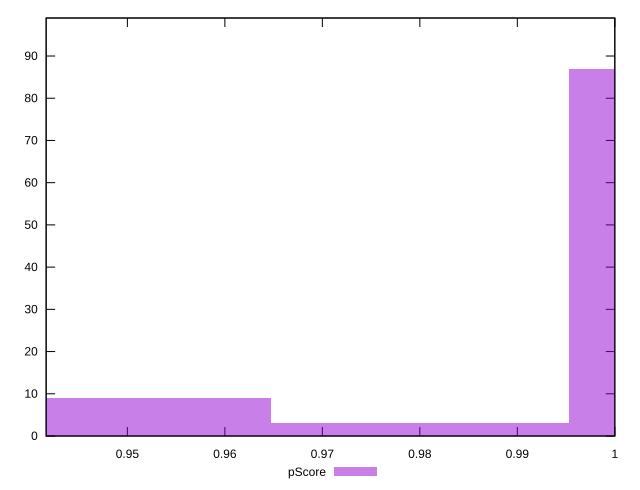

The gnuplot source for this figure:
reset

$pScore <<EOF
1.0106577164652268 87
0.9494057336491526 9
0.9800317250571897 3
EOF

set key outside below
set boxwidth 0.03062599140803718
set xrange [0.9416666666666667:1]
set yrange [0:99]
set trange [0:99]
set style fill transparent solid 0.5 noborder
set terminal svg size 640, 490 enhanced background rgb 'white'
set output "reports/report_00030_2021-02-24T20-42-31.540Z/unused-css-rules/samples/card/pScore/histogram.svg"

plot $pScore title "pScore" with boxes

reset
